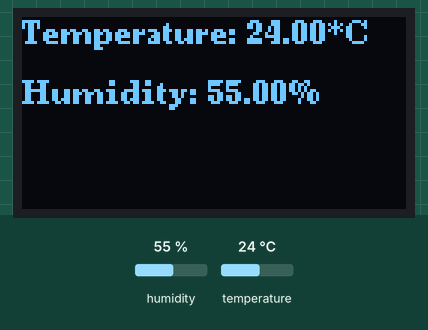
Bench run of a sketch on a simulated ESP32. Parts: 128×64 one-colour display. The inputs (shaded band) are chosen by the test bench; at power-on: humidity 55 %, temperature 24 °C. WiFi joins after 1.5 s; servers stay silent unless stated; what the sketch prints to the serial monitor is not drawn.

Above: at 2.8 s.
2.9 s: humidity set to 22 %
At 3.8 s:
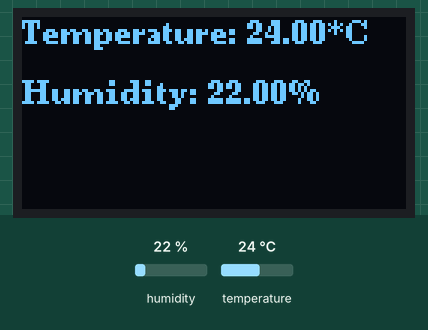
4.4 s: temperature set to 12 °C
At 5.8 s:
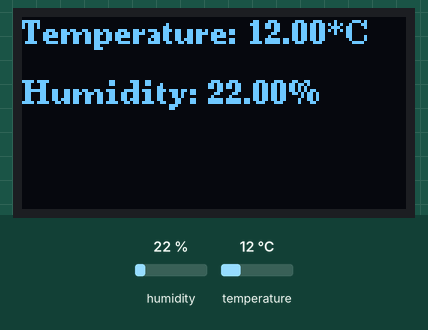
6.2 s: humidity set to 40 %
At 7.7 s:
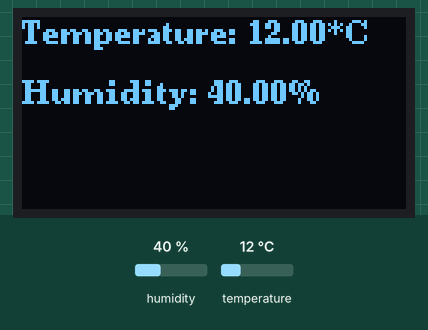
8.0 s: temperature set to 19 °C
Timing chart, 0 to 10.9 s (numbered marks = the images above; inputs shaded):
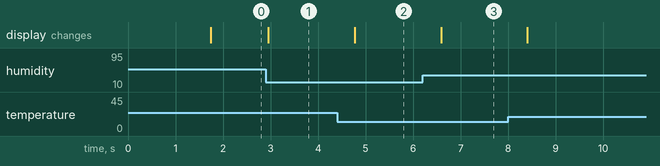

Measured:
- after the input at 2.9 s, the display: changes after 0.05 s (image 1)
- after the input at 4.4 s, the display: changes after 0.37 s (image 2)
- after the input at 6.2 s, the display: changes after 0.39 s (image 3)

The sketch:

oled_sht31_to_network.ino
```cpp
// 使用 SHT31 by Rob Tillaart(rob.tillarrt@gmail.com)的library
#include "Wire.h"
#include "U8g2lib.h"
#include "SHT31.h"
#include "WiFi.h"
char ssid[] = "hhvs-iot";       //請填入欲連線的SSID名稱
char passwd[] = "Hhvs@54Iot"; //請填連線密碼

#define SHT31_ADDRESS   0x44
SHT31 sht;


U8G2_SH1106_128X64_NONAME_F_HW_I2C u8g2(U8G2_R0, /* reset=*/ U8X8_PIN_NONE);


void setup()
{
  Serial.begin(115200);
  u8g2.begin();
  u8g2.setFont(u8g2_font_ncenB08_tr);
  u8g2.setFontRefHeightExtendedText();
  u8g2.setDrawColor(1);
  u8g2.setFontPosTop();
  u8g2.setFontDirection(0);

  Wire.begin();
  sht.begin(SHT31_ADDRESS);
  Wire.setClock(100000);

  WifiConnect();

}

void loop()
{
  float temp;
  float humi;
  sht.read();
  temp=sht.getTemperature();
  humi=sht.getHumidity();

  u8g2.clearBuffer();
  u8g2.setCursor(0, 0);
  u8g2.print(String("Temperature: ").c_str());
  u8g2.print(String(temp).c_str());
  u8g2.print(String("*C").c_str());

  u8g2.setCursor(0, 20);
  u8g2.print(String("Humidity: ").c_str());
  u8g2.print(String(humi).c_str());
  u8g2.print(String("%").c_str());

  u8g2.sendBuffer();
  delay(500);

}

void WifiConnect()
{
   int connect_count=0; //宣告嘗試連線次數=0
   WiFi.mode(WIFI_STA);   //將 esp32 wifi設為工作站模式
   WiFi.begin(ssid,passwd);
   Serial.print("Start connect to:");
   Serial.println(ssid);
   Serial.print("等待連線");
   while (WiFi.status() != WL_CONNECTED)
   {
     delay(200);
     Serial.print("..");  //等待連線中
   }
   Serial.println("Wifi連線成功");
   Serial.print("已連線至:");
   Serial.println(ssid);
   Serial.print("IP Address:");
   Serial.println(WiFi.localIP());

}
```
